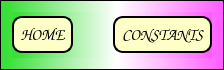
        <widget class="QFrame" name="top_menu">
         <property name="maximumSize">
          <size>
           <width>16777215</width>
           <height>70</height>
          </size>
         </property>
         <property name="styleSheet">
          <string notr="true">background-color: qlineargradient(spread:pad, x1:1, y1:0, x2:0, y2:0, stop:0 rgba(255, 90, 255, 255), stop:0.477833 rgba(255, 255, 255, 255), stop:0.970443 rgba(57, 224, 55, 255));</string>
         </property>
         <property name="frameShape">
          <enum>QFrame::StyledPanel</enum>
         </property>
         <property name="frameShadow">
          <enum>QFrame::Raised</enum>
         </property>
         <layout class="QVBoxLayout" name="verticalLayout_3">
          <item>
           <widget class="QFrame" name="top_menu_buttons">
            <property name="palette">
             <palette>
              <active>
               <colorrole role="Button">
                <brush brushstyle="LinearGradientPattern">
                 <gradient startx="1.000000000000000" starty="0.000000000000000" endx="0.000000000000000" endy="0.000000000000000" type="LinearGradient" spread="PadSpread" coordinatemode="ObjectBoundingMode">
                  <gradientstop position="0.000000000000000">
                   <color alpha="255">
                    <red>255</red>
                    <green>90</green>
                    <blue>255</blue>
                   </color>
                  </gradientstop>
                  <gradientstop position="0.477833000000000">
                   <color alpha="255">
                    <red>255</red>
                    <green>255</green>
                    <blue>255</blue>
                   </color>
                  </gradientstop>
                  <gradientstop position="0.970443000000000">
                   <color alpha="255">
                    <red>57</red>
                    <green>224</green>
                    <blue>55</blue>
                   </color>
                  </gradientstop>
                 </gradient>
                </brush>
               </colorrole>
               <colorrole role="Base">
                <brush brushstyle="LinearGradientPattern">
                 <gradient startx="1.000000000000000" starty="0.000000000000000" endx="0.000000000000000" endy="0.000000000000000" type="LinearGradient" spread="PadSpread" coordinatemode="ObjectBoundingMode">
                  <gradientstop position="0.000000000000000">
                   <color alpha="255">
                    <red>255</red>
                    <green>90</green>
                    <blue>255</blue>
                   </color>
                  </gradientstop>
                  <gradientstop position="0.477833000000000">
                   <color alpha="255">
                    <red>255</red>
                    <green>255</green>
                    <blue>255</blue>
                   </color>
                  </gradientstop>
                  <gradientstop position="0.970443000000000">
                   <color alpha="255">
                    <red>57</red>
                    <green>224</green>
                    <blue>55</blue>
                   </color>
                  </gradientstop>
                 </gradient>
                </brush>
               </colorrole>
               <colorrole role="Window">
                <brush brushstyle="LinearGradientPattern">
                 <gradient startx="1.000000000000000" starty="0.000000000000000" endx="0.000000000000000" endy="0.000000000000000" type="LinearGradient" spread="PadSpread" coordinatemode="ObjectBoundingMode">
                  <gradientstop position="0.000000000000000">
                   <color alpha="255">
                    <red>255</red>
                    <green>90</green>
                    <blue>255</blue>
                   </color>
                  </gradientstop>
                  <gradientstop position="0.477833000000000">
                   <color alpha="255">
                    <red>255</red>
                    <green>255</green>
                    <blue>255</blue>
                   </color>
                  </gradientstop>
                  <gradientstop position="0.970443000000000">
                   <color alpha="255">
                    <red>57</red>
                    <green>224</green>
                    <blue>55</blue>
                   </color>
                  </gradientstop>
                 </gradient>
                </brush>
               </colorrole>
              </active>
              <inactive>
               <colorrole role="Button">
                <brush brushstyle="LinearGradientPattern">
                 <gradient startx="1.000000000000000" starty="0.000000000000000" endx="0.000000000000000" endy="0.000000000000000" type="LinearGradient" spread="PadSpread" coordinatemode="ObjectBoundingMode">
                  <gradientstop position="0.000000000000000">
                   <color alpha="255">
                    <red>255</red>
                    <green>90</green>
                    <blue>255</blue>
                   </color>
                  </gradientstop>
                  <gradientstop position="0.477833000000000">
                   <color alpha="255">
                    <red>255</red>
                    <green>255</green>
                    <blue>255</blue>
                   </color>
                  </gradientstop>
                  <gradientstop position="0.970443000000000">
                   <color alpha="255">
                    <red>57</red>
                    <green>224</green>
                    <blue>55</blue>
                   </color>
                  </gradientstop>
                 </gradient>
                </brush>
               </colorrole>
               <colorrole role="Base">
                <brush brushstyle="LinearGradientPattern">
                 <gradient startx="1.000000000000000" starty="0.000000000000000" endx="0.000000000000000" endy="0.000000000000000" type="LinearGradient" spread="PadSpread" coordinatemode="ObjectBoundingMode">
                  <gradientstop position="0.000000000000000">
                   <color alpha="255">
                    <red>255</red>
                    <green>90</green>
                    <blue>255</blue>
                   </color>
                  </gradientstop>
                  <gradientstop position="0.477833000000000">
                   <color alpha="255">
                    <red>255</red>
                    <green>255</green>
                    <blue>255</blue>
                   </color>
                  </gradientstop>
                  <gradientstop position="0.970443000000000">
                   <color alpha="255">
                    <red>57</red>
                    <green>224</green>
                    <blue>55</blue>
                   </color>
                  </gradientstop>
                 </gradient>
                </brush>
               </colorrole>
               <colorrole role="Window">
                <brush brushstyle="LinearGradientPattern">
                 <gradient startx="1.000000000000000" starty="0.000000000000000" endx="0.000000000000000" endy="0.000000000000000" type="LinearGradient" spread="PadSpread" coordinatemode="ObjectBoundingMode">
                  <gradientstop position="0.000000000000000">
                   <color alpha="255">
                    <red>255</red>
                    <green>90</green>
                    <blue>255</blue>
                   </color>
                  </gradientstop>
                  <gradientstop position="0.477833000000000">
                   <color alpha="255">
                    <red>255</red>
                    <green>255</green>
                    <blue>255</blue>
                   </color>
                  </gradientstop>
                  <gradientstop position="0.970443000000000">
                   <color alpha="255">
                    <red>57</red>
                    <green>224</green>
                    <blue>55</blue>
                   </color>
                  </gradientstop>
                 </gradient>
                </brush>
               </colorrole>
              </inactive>
              <disabled>
               <colorrole role="Button">
                <brush brushstyle="LinearGradientPattern">
                 <gradient startx="1.000000000000000" starty="0.000000000000000" endx="0.000000000000000" endy="0.000000000000000" type="LinearGradient" spread="PadSpread" coordinatemode="ObjectBoundingMode">
                  <gradientstop position="0.000000000000000">
                   <color alpha="255">
                    <red>255</red>
                    <green>90</green>
                    <blue>255</blue>
                   </color>
                  </gradientstop>
                  <gradientstop position="0.477833000000000">
                   <color alpha="255">
                    <red>255</red>
                    <green>255</green>
                    <blue>255</blue>
                   </color>
                  </gradientstop>
                  <gradientstop position="0.970443000000000">
                   <color alpha="255">
                    <red>57</red>
                    <green>224</green>
                    <blue>55</blue>
                   </color>
                  </gradientstop>
                 </gradient>
                </brush>
               </colorrole>
               <colorrole role="Base">
                <brush brushstyle="LinearGradientPattern">
                 <gradient startx="1.000000000000000" starty="0.000000000000000" endx="0.000000000000000" endy="0.000000000000000" type="LinearGradient" spread="PadSpread" coordinatemode="ObjectBoundingMode">
                  <gradientstop position="0.000000000000000">
                   <color alpha="255">
                    <red>255</red>
                    <green>90</green>
                    <blue>255</blue>
                   </color>
                  </gradientstop>
                  <gradientstop position="0.477833000000000">
                   <color alpha="255">
                    <red>255</red>
                    <green>255</green>
                    <blue>255</blue>
                   </color>
                  </gradientstop>
                  <gradientstop position="0.970443000000000">
                   <color alpha="255">
                    <red>57</red>
                    <green>224</green>
                    <blue>55</blue>
                   </color>
                  </gradientstop>
                 </gradient>
                </brush>
               </colorrole>
               <colorrole role="Window">
                <brush brushstyle="LinearGradientPattern">
                 <gradient startx="1.000000000000000" starty="0.000000000000000" endx="0.000000000000000" endy="0.000000000000000" type="LinearGradient" spread="PadSpread" coordinatemode="ObjectBoundingMode">
                  <gradientstop position="0.000000000000000">
                   <color alpha="255">
                    <red>255</red>
                    <green>90</green>
                    <blue>255</blue>
                   </color>
                  </gradientstop>
                  <gradientstop position="0.477833000000000">
                   <color alpha="255">
                    <red>255</red>
                    <green>255</green>
                    <blue>255</blue>
                   </color>
                  </gradientstop>
                  <gradientstop position="0.970443000000000">
                   <color alpha="255">
                    <red>57</red>
                    <green>224</green>
                    <blue>55</blue>
                   </color>
                  </gradientstop>
                 </gradient>
                </brush>
               </colorrole>
              </disabled>
             </palette>
            </property>
            <property name="font">
             <font>
              <family>Georgia</family>
              <pointsize>64</pointsize>
             </font>
            </property>
            <property name="frameShape">
             <enum>QFrame::NoFrame</enum>
            </property>
            <property name="frameShadow">
             <enum>QFrame::Raised</enum>
            </property>
            <layout class="QHBoxLayout" name="horizontalLayout">
             <property name="spacing">
              <number>0</number>
             </property>
             <property name="leftMargin">
              <number>0</number>
             </property>
             <property name="topMargin">
              <number>0</number>
             </property>
             <property name="rightMargin">
              <number>0</number>
             </property>
             <property name="bottomMargin">
              <number>0</number>
             </property>
             <item>
              <widget class="QPushButton" name="homeButton">
               <property name="maximumSize">
                <size>
                 <width>16777215</width>
                 <height>16777215</height>
                </size>
               </property>
               <property name="font">
                <font>
                 <family>Comic Sans MS</family>
                 <pointsize>-1</pointsize>
                 <weight>75</weight>
                 <italic>false</italic>
                 <bold>true</bold>
                </font>
               </property>
               <property name="styleSheet">
                <string notr="true">QPushButton{
background-color: rgb(253, 255, 199);
color:black;
border-style:outset;
border-width:2px;
border-radius:10px;
border-color: black;
font:bold 16px;
padding: 6;
}

QPushButton:hover{
background-color: rgb(83, 82, 82);
color: white;
}

QPushButton:pressed{
background-color: white;
}
</string>
               </property>
               <property name="text">
                <string>HOME</string>
               </property>
              </widget>
             </item>
             <item>
              <spacer name="horizontalSpacer_4">
               <property name="orientation">
                <enum>Qt::Horizontal</enum>
               </property>
               <property name="sizeType">
                <enum>QSizePolicy::Fixed</enum>
               </property>
               <property name="sizeHint" stdset="0">
                <size>
                 <width>40</width>
                 <height>20</height>
                </size>
               </property>
              </spacer>
             </item>
             <item>
              <widget class="QPushButton" name="constantsButton">
               <property name="font">
                <font>
                 <family>Comic Sans MS</family>
                 <pointsize>-1</pointsize>
                 <weight>75</weight>
                 <italic>false</italic>
                 <bold>true</bold>
                </font>
               </property>
               <property name="styleSheet">
                <string notr="true">QPushButton{
background-color: rgb(253, 255, 199);
color:black;
border-style:outset;
border-width:2px;
border-radius:10px;
border-color: black;
font:bold 16px;
padding: 6;
}

QPushButton:hover{
background-color: rgb(83, 82, 82);
color: white;
}

QPushButton:pressed{
background-color: white;
}
</string>
               </property>
               <property name="text">
                <string>CONSTANTS</string>
               </property>
              </widget>
             </item>
            </layout>
           </widget>
          </item>
         </layout>
        </widget>
